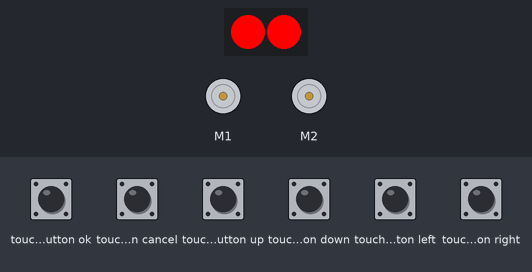
Bench run of a program on a simulated MicroPython board. On the bench: 2 × DC motor (green arrow = forward, orange = backward, longer = faster), 2 RGB LEDs in strip order, left to right. The test bench sets the inputs (shaded band); at power-on: touch button cancel, touch button down, touch button left, touch button ok, touch button right, touch button up LOW. The time a move or turn takes is an estimate.

Above: at 3.2 s.
3.3 s: touch button up pulled HIGH for 0.15 s
At 3.42 s:
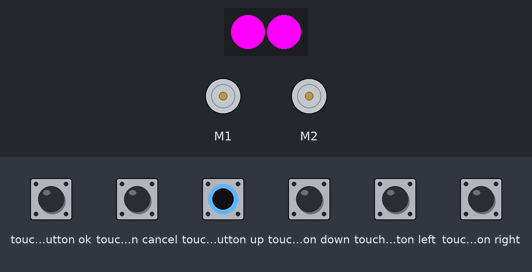
5.0 s: touch button ok pulled HIGH for 0.15 s
At 5.19 s:
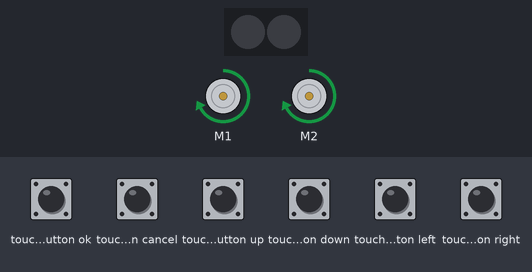
At 5.7 s:
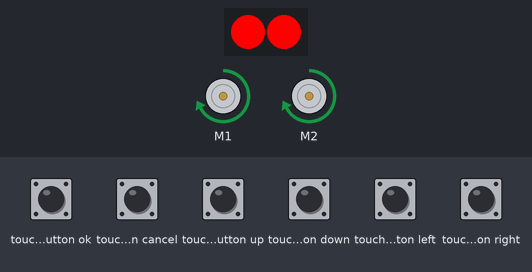
Timing chart, 0 to 8.0 s (numbered marks = the images above; inputs shaded):
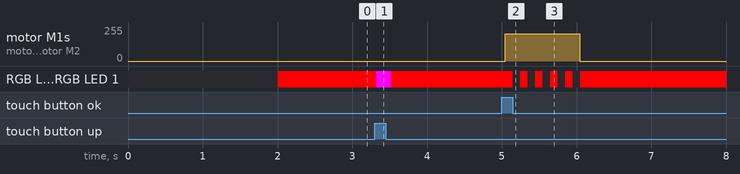

Measured:
- after the input at 3.3 s, RGB LED 0, RGB LED 1: RGB(255, 0, 0) → RGB(255, 0, 255) at once, → RGB(255, 0, 0) 0.20 s later
- after the input at 5.0 s, motor M1, motor M2: stopped → forward 204/255 after 0.05 s, → stopped 1.0 s later; RGB LED 0, RGB LED 1: alternates RGB(255, 0, 0) for 0.10 s and off for 0.10 s, 10 changes in all, then stays RGB(255, 0, 0), starting after 0.15 s

The program:

touch_move.py
```python
from arduino_alvik import ArduinoAlvik
from time import sleep_ms


def blink(alvik):
    alvik.left_led.set_color(1, 0, 1)
    alvik.right_led.set_color(1, 0, 1)
    sleep_ms(200)
    alvik.left_led.set_color(1, 0, 0)
    alvik.right_led.set_color(1, 0, 0)


def add_movement(alvik, movements):
    if alvik.get_touch_up():
        movements.append('forward')
        blink(alvik)
        while alvik.get_touch_up():
            sleep_ms(100)
    if alvik.get_touch_down():
        movements.append('backward')
        blink(alvik)
        while alvik.get_touch_down():
            sleep_ms(100)
    if alvik.get_touch_left():
        movements.append('left')
        blink(alvik)
        while alvik.get_touch_left():
            sleep_ms(100)
    if alvik.get_touch_right():
        movements.append('right')
        blink(alvik)
        while alvik.get_touch_right():
            sleep_ms(100)
    if alvik.get_touch_cancel():
        movements = []
        for i in range(0, 3):
            val = i % 2
            alvik.left_led.set_color(val, 0, 0)
            alvik.right_led.set_color(val, 0, 0)
            sleep_ms(200)
        while alvik.get_touch_cancel():
            sleep_ms(100)


def run_movement(alvik, movement):
    if movement == 'forward':
        alvik.move(10, blocking=False)
    if movement == 'backward':
        alvik.move(-10, blocking=False)
    if movement == 'left':
        alvik.rotate(90, blocking=False)
    if movement == 'right':
        alvik.rotate(-90, blocking=False)
    while not alvik.get_touch_cancel() and not alvik.is_target_reached():
        alvik.left_led.set_color(1, 0, 0)
        alvik.right_led.set_color(1, 0, 0)
        sleep_ms(100)
        alvik.left_led.set_color(0, 0, 0)
        alvik.right_led.set_color(0, 0, 0)
        sleep_ms(100)


def run_touch_move(alvik) -> int:
    movements = []
    while not (alvik.get_touch_ok() and len(movements) != 0):
        if alvik.get_touch_cancel():
            if len(movements) == 0:
                return -1
            movements.clear()
            blink(alvik)
        alvik.left_led.set_color(1, 0, 0)
        alvik.right_led.set_color(1, 0, 0)
        alvik.brake()
        add_movement(alvik, movements)
        sleep_ms(100)

    alvik.left_led.set_color(0, 0, 0)
    alvik.right_led.set_color(0, 0, 0)
    for move in movements:
        run_movement(alvik, move)
        if alvik.get_touch_cancel():
            movements.clear()
            blink(alvik)
            sleep_ms(100)
    return 1


if __name__ == "__main__":
    alvik = ArduinoAlvik()
    alvik.begin()

    alvik.left_led.set_color(1, 0, 0)
    alvik.right_led.set_color(1, 0, 0)

    while True:
        try:

            run_touch_move(alvik)

        except KeyboardInterrupt as e:
            print('over')
            alvik.stop()
            break
```
